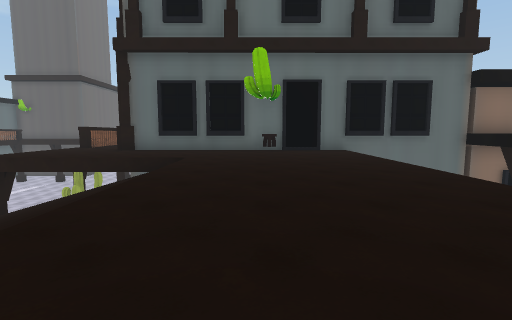
view 1 (above)

20 first-person views from a walk through a scene from a Unity 3-D project. The camera is 1.3 m above the floor, tilts 6° down and sees 85° across. The floor is counted in squares, 2 m on a side. Each view is taken from the middle of a square. On the plan, view 1 faces up. The plan holds only what a view shows up to about 9 squares ahead; the rest is blank. The place goes on beyond the plan. The player is left out. Some animated figures are left out. Some surface patterns are stand-ins.

view 2
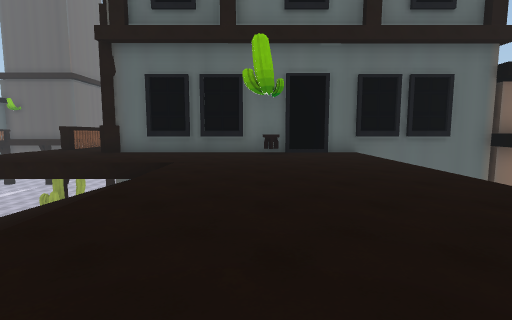

view 3
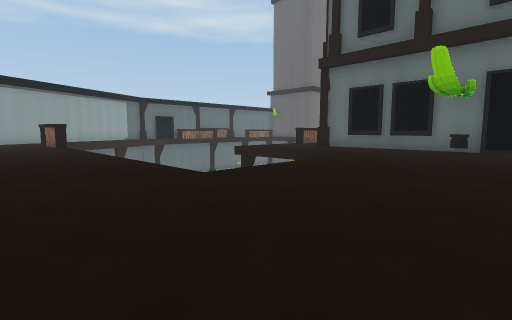

view 4
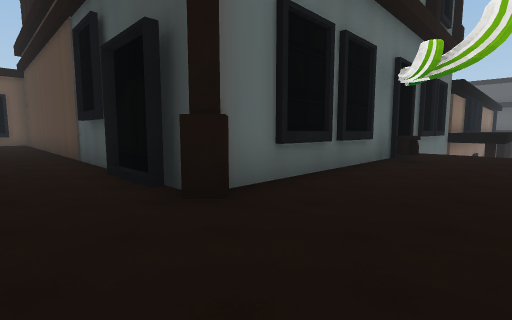

view 5
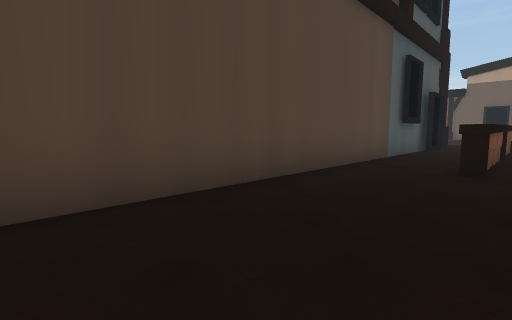

view 6
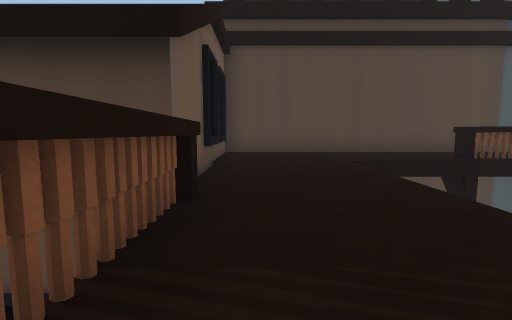

view 7
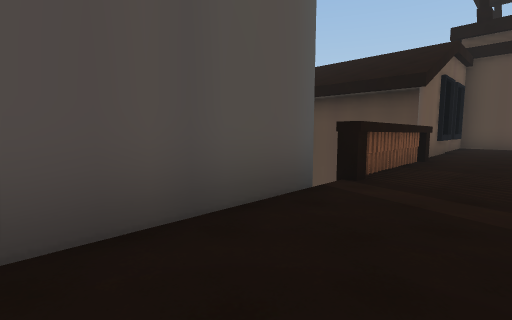

view 8
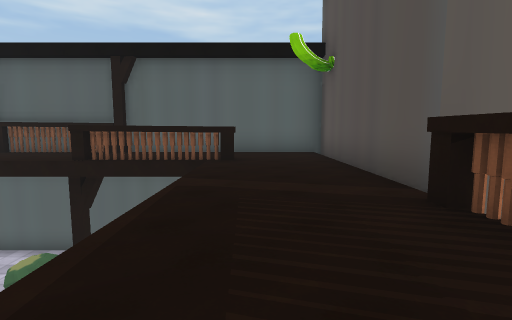

view 9
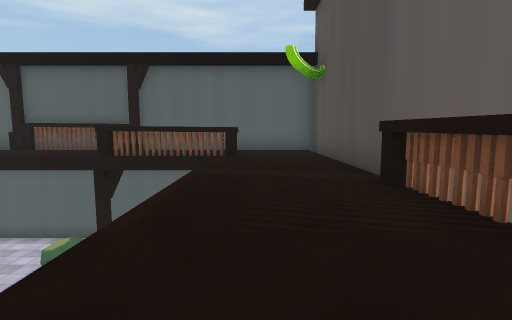

view 10
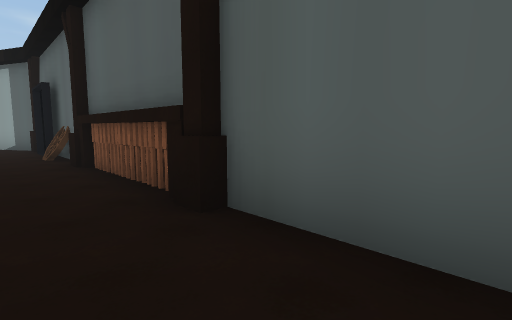

view 11
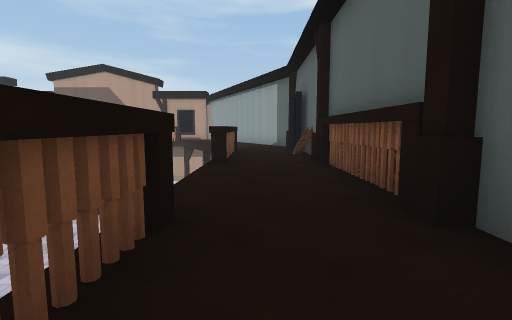

view 12
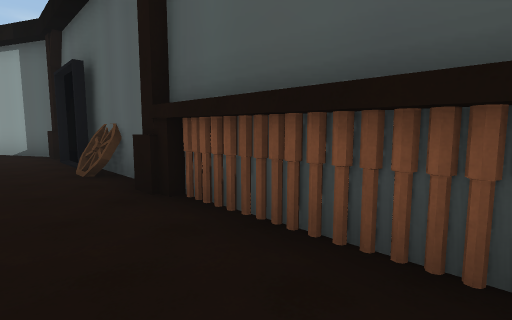

view 13
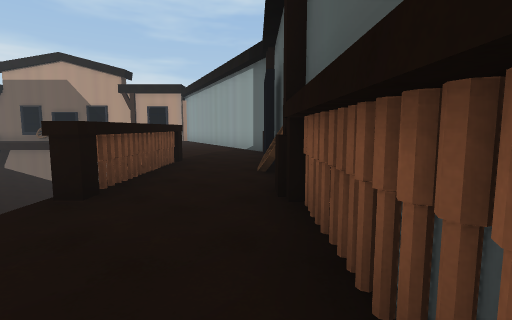

view 14
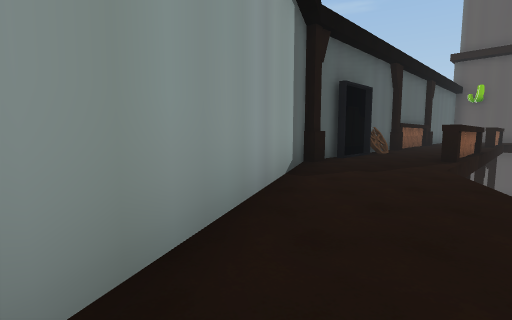

view 15
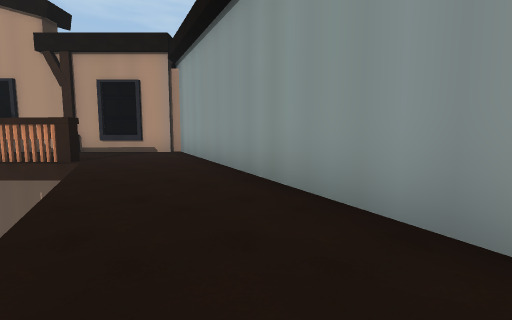

view 16
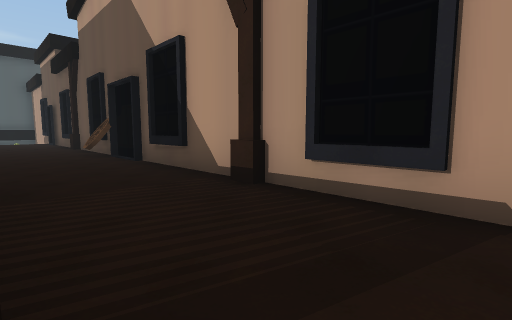

view 17
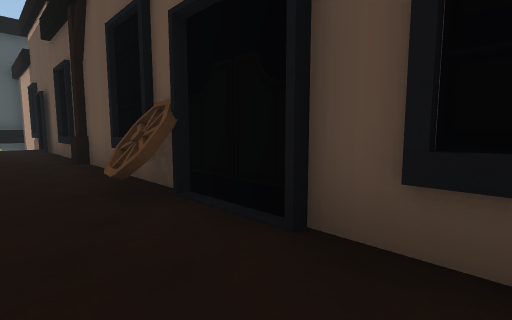

view 18
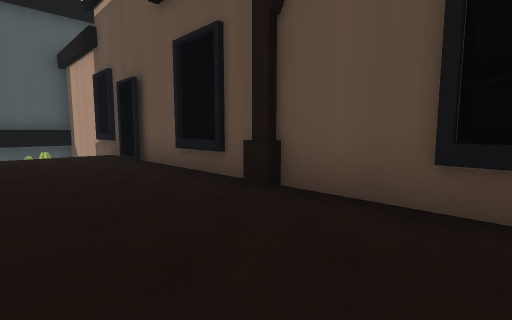

view 19
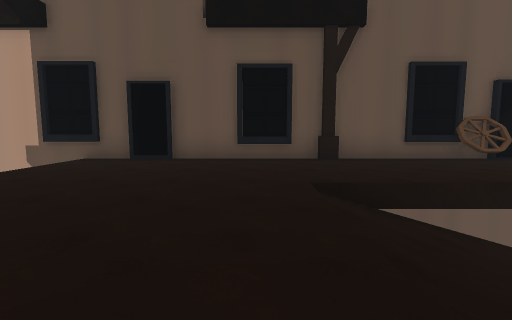

view 20
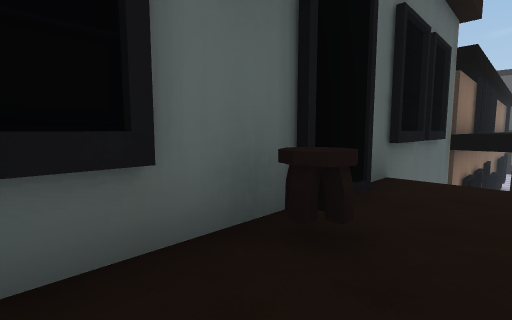

### Floor plan
Key: @ floor where view 1 was taken; # wall or solid block; x gap in a wall; . main floor; - floor 6.25 m lower than the main floor; / step, stairs or slope; = window, fence, low wall or low ledge; ^ raised ledge; v drop or lower ground; O other object.
Columns run from 20 left of view 1 to 5 right of it. Each row starts with its distance up from view 1.
 25           v
 24       #   v
 23 ########^^x######
 22 #...............O
 21 #...............O
 20 #.. ........//..O
 19 #..          /..O
 18 #..          /..O
 17 #O.#         OO.O
 16 #..#          ..O
 15 #../          ..O
 14 #../          ..#
 13 #O.O          ..#
 12 #..#    --    ..#
 11 #O.-    --    ..#
 10 ##./          ..##########
  9 #../         =..O...O..vvv
  8 #O./         /.........v
  7 ##..-         .........v
  6  #...             /....v
  5  ##..             /....v
  4   #../            /....v
  3   ##..-           /....v
  2    #../           /....
  1    ##..////............v
  0     #...............@..v
 -1     ##........O........vv
 -2      ####O#######O########

Where each view was taken, in squares from view 1:
view 1: 0 up, 0 right, facing up
view 2: 1 up, 0 right, facing up
view 3: 1 down, 2 right, facing up-left
view 4: 7 up, 6 left, facing up-right
view 5: 22 up, 7 left, facing down-right
view 6: 22 up, 13 left, facing right
view 7: 21 up, 17 left, facing up-right
view 8: 21 up, 11 left, facing left
view 9: 21 up, 10 left, facing left
view 10: 19 up, 18 left, facing down-left
view 11: 19 up, 18 left, facing down
view 12: 16 up, 18 left, facing down-left
view 13: 16 up, 19 left, facing down
view 14: 3 up, 16 left, facing up-left
view 15: 7 up, 17 left, facing down
view 16: 1 up, 14 left, facing down-right
view 17: 0 up, 9 left, facing down-right
view 18: 1 up, 5 left, facing down-right
view 19: 5 up, 1 left, facing down
view 20: 8 up, 1 left, facing up-right
